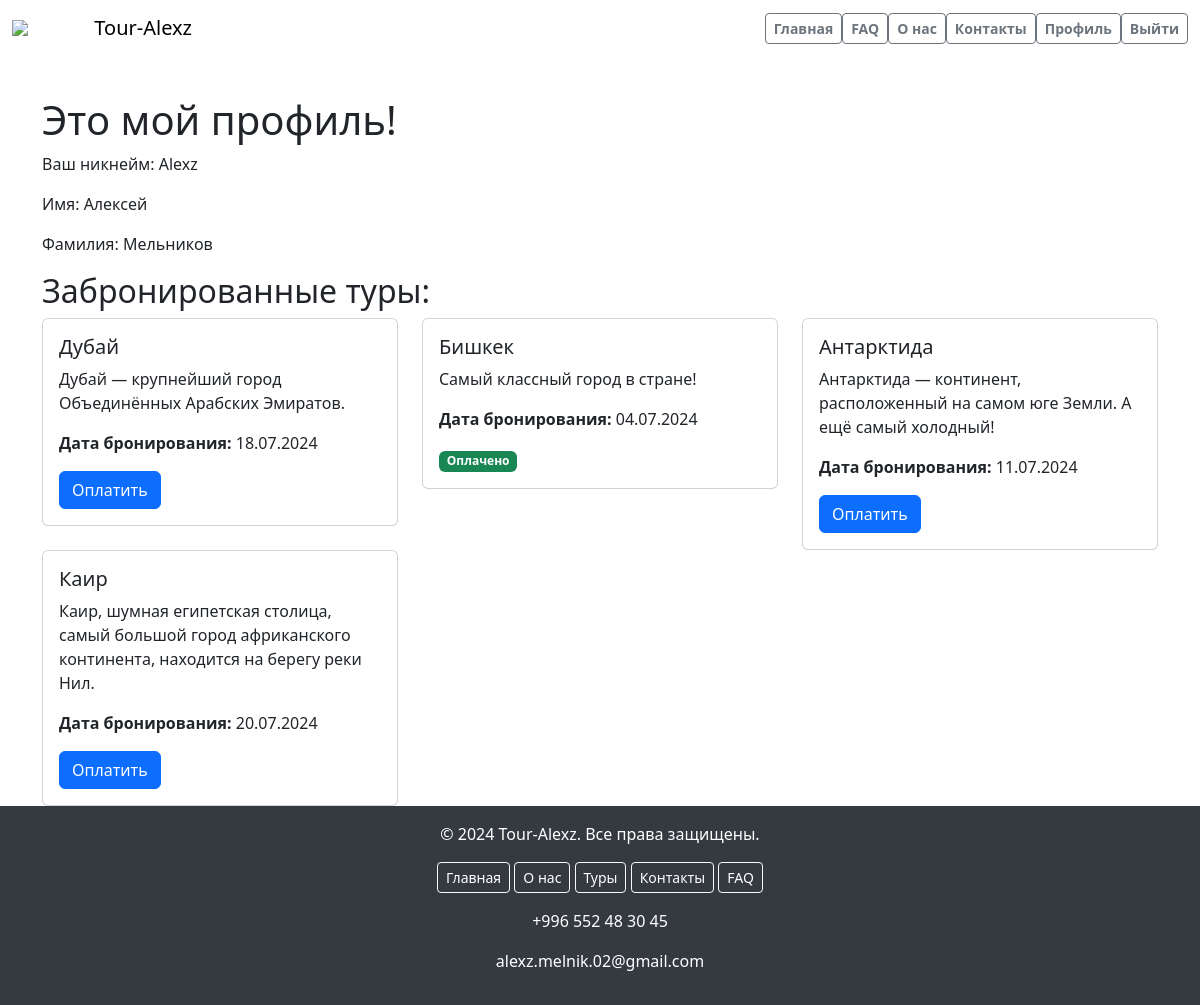
Screenshot of /profile/ (signed in) with the database file from the repository.
### main/models.py (models this page shows, shortened)
class Profile(models.Model):
    user = models.OneToOneField(User, on_delete=models.CASCADE)

class Book_list(models.Model):
    user = models.ForeignKey(User, on_delete=models.CASCADE)
    tour = models.ForeignKey(Tour, on_delete=models.CASCADE)
    book_data = models.DateField()
    is_paid = models.BooleanField(default=False)

class Tour(models.Model):
    destination = models.ForeignKey(Destination, on_delete=models.CASCADE)
    user = models.ForeignKey(User, on_delete=models.CASCADE)
    price = models.DecimalField(max_digits=10, decimal_places=2)
    image = models.ImageField(upload_to='tour_detail_imаge/')
    available_seats = models.IntegerField(default=50)
    book_data = models.DateField(auto_now_add=True)

class Destination(models.Model):
    name = models.CharField(max_length=50)
    description = models.TextField()
    image = models.ImageField(upload_to='destination/')

### main/views.py (the view)
# urls.py: path('profile/', views.profile, name='profile'),
@login_required
def profile(request):
    profile = request.user.profile
    booked_tours = Book_list.objects.filter(user=request.user)
    return render(request, 'profile/profile.html', {'profile': profile, 'booked_tours': booked_tours})

### templates/profile/profile.html (shortened to what this page needs)
{% load static %}
<!DOCTYPE html>
<html lang="ru">
<head>
    <link href="https://cdn.jsdelivr.net/npm/bootstrap@5.3.3/dist/css/bootstrap.min.css" rel="stylesheet">
</head>
<body>
<nav class="navbar navbar-expand-lg navbar-light fixed-top">
    <div class="container-fluid">
        <img src="https://gas-kvas.com/grafic/uploads/posts/2024-01/gas-kvas-com-p-logotip-turagentstva-na-prozrachnom-fone-3.png"
             style="width: 7%">
        <a class="navbar-brand" href="{% url 'tour_list' %}">Tour-Alexz</a>
        <div class="collapse navbar-collapse" id="navbarNav">
            <ul class="navbar-nav ms-auto">
                <li class="nav-item">
                    <a class="btn btn-outline-secondary btn-lg btn-md btn-sm fw-bold" href="{% url 'main' %}">Главная</a>
                </li>
                <li class="nav-item">
                    <a class="btn btn-outline-secondary btn-lg btn-md btn-sm fw-bold" href="{% url 'faq' %}">FAQ</a>
                </li>
                <li class="nav-item">
                    <a class="btn btn-outline-secondary btn-lg btn-md btn-sm fw-bold" href="{% url 'about_us' %}">О
                        нас</a>
                </li>
                <li class="nav-item">
                    <a class="btn btn-outline-secondary btn-lg btn-md btn-sm fw-bold" href="{% url 'contact' %}">Контакты</a>
                </li>
                {% if user.is_authenticated %}
                <li class="nav-item">
                    <a class="btn btn-outline-secondary btn-lg btn-md btn-sm fw-bold"
                       href="{% url 'profile' %}">Профиль</a>
                </li>
                <li class="nav-item">
                    <form method="post" action="{% url 'logout' %}">
                        <button type="submit" class="btn btn-outline-secondary btn-lg btn-md btn-sm fw-bold">Выйти
                        </button>
                    </form>
                </li>
                {% endif %}
            </ul>
        </div>
    </div>
</nav>
<div class="container mt-5">
    <h1><br>Это мой профиль!</h1>
    <p>Ваш никнейм: {{ profile.user.username }}</p>
    <p>Имя: {{ profile.user.first_name }}</p>
    <p>Фамилия: {{ profile.user.last_name }}</p>
    <h2>Забронированные туры:</h2>
    <div class="row">
        {% for booking in booked_tours %}
            <div class="col-md-4">
                <div class="card">
                    <div class="card-body">
                        <h5 class="card-title">{{ booking.tour.destination.name }}</h5>
                        <p class="card-text">{{ booking.tour.destination.description }}</p>
                        <p class="card-text"><strong>Дата бронирования:</strong> {{ booking.book_data|date:"d.m.Y" }}</p>
                        {% if booking.is_paid %}
                            <span class="badge bg-success">Оплачено</span>
                        {% else %}
                            <form method="post" action="{% url 'make_payment' pk=booking.tour.pk %}">
                                <button type="submit" class="btn btn-primary">Оплатить</button>
                            </form>
                        {% endif %}
                    </div>
                </div>
            </div>
        {% endfor %}
    </div>
</div>
<footer class="footer mt-auto py-3">
    <div class="container text-center">
        <span>© 2024 Tour-Alexz. Все права защищены.</span>
        <div class="footer-links mt-3">
            <a href="{% url 'main' %}" class="btn btn-outline-light btn-sm">Главная</a>
            <a href="{% url 'about_us' %}" class="btn btn-outline-light btn-sm">О нас</a>
            <a href="{% url 'tour_list' %}" class="btn btn-outline-light btn-sm">Туры</a>
            <a href="{% url 'contact' %}" class="btn btn-outline-light btn-sm">Контакты</a>
            <a href="{% url 'faq' %}" class="btn btn-outline-light btn-sm">FAQ</a>
        </div>
        <div class="footer-icons mt-3">
            <p>+996 552 48 30 45</p>
            <p>alexz.melnik.02@gmail.com</p>
        </div>
    </div>
</footer>
</body>
</html>

### templates/profile/profile.html (style rules this page uses)
.navbar { background-color: transparent; transition: background-color 0.5s ease; }
.footer { background-color: #343a40; color: white; position: relative; bottom: 0; width: 100%; }
.footer a { color: white; text-decoration: none; }
.footer-icons { margin-top: 10px; }

### rows the page displays
Profile: user.username "Alexz", user.first_name "Алексей", user.last_name "Мельников"
Book_list: tour.destination.name "Дубай", tour.destination.description "Дубай — крупнейший город Объединённых Арабских Эмиратов.", book_data "18.07.2024", is_paid "Оплатить"
Book_list: tour.destination.name "Бишкек", tour.destination.description "Самый классный город в стране!", book_data "04.07.2024", is_paid "Оплачено"
Book_list: tour.destination.name "Антарктида", tour.destination.description "Антарктида — континент, расположенный на самом юге Земли. А ещё самый холодный!", book_data "11.07.2024", is_paid "Оплатить"
Book_list: tour.destination.name "Каир", tour.destination.description "Каир, шумная египетская столица, самый большой город африканского континента, находится на берегу реки Нил.", book_data "20.07.2024", is_paid "Оплатить"
